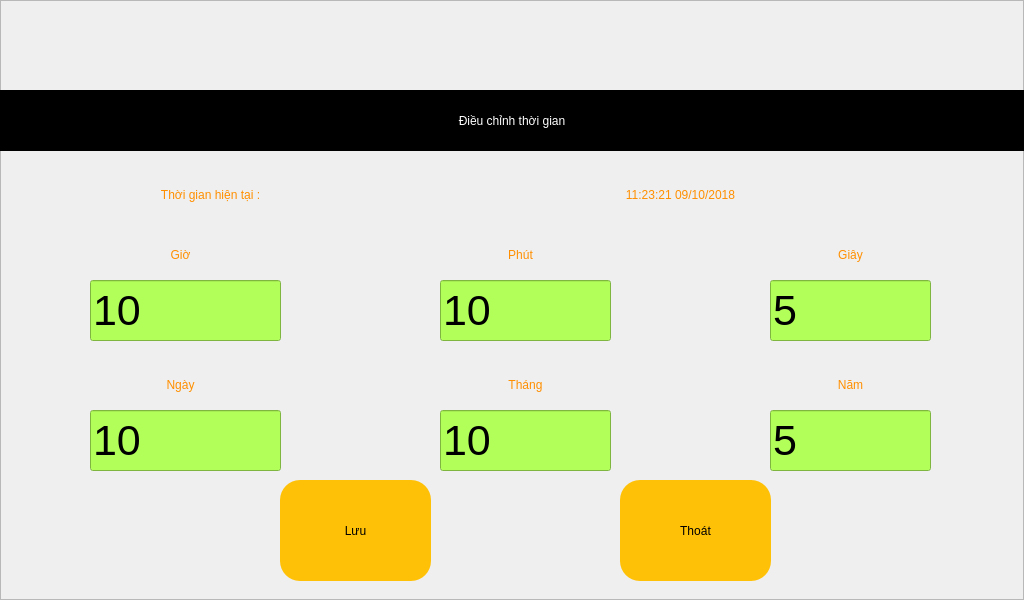
<?xml version="1.0" encoding="UTF-8"?>
<ui version="4.0">
 <class>setTime</class>
 <widget class="QWidget" name="setTime">
  <property name="geometry">
   <rect>
    <x>0</x>
    <y>0</y>
    <width>1024</width>
    <height>600</height>
   </rect>
  </property>
  <property name="windowTitle">
   <string>Form</string>
  </property>
  <property name="styleSheet">
   <string notr="true"/>
  </property>
  <widget class="QFrame" name="frame">
   <property name="geometry">
    <rect>
     <x>0</x>
     <y>0</y>
     <width>1024</width>
     <height>600</height>
    </rect>
   </property>
   <property name="styleSheet">
    <string notr="true">.QFrame{background-image: url(:/images/Background.jpg);}.QPushButton:pressed { background-color: #4164ff}.QPushButton{border-radius: 20px;background-color: #FFC107;font: 75 20pt bold &quot;Ubuntu&quot;;}.QLabel{color:#FF8F00;font: 75 32pt &quot;Ubuntu&quot;;}.QLineEdit{background-color:#B2FF59;font: 75 32pt &quot;Ubuntu&quot;;}
</string>
   </property>
   <property name="frameShape">
    <enum>QFrame::StyledPanel</enum>
   </property>
   <property name="frameShadow">
    <enum>QFrame::Raised</enum>
   </property>
   <widget class="QLabel" name="label">
    <property name="geometry">
     <rect>
      <x>0</x>
      <y>90</y>
      <width>1024</width>
      <height>61</height>
     </rect>
    </property>
    <property name="styleSheet">
     <string notr="true">font: 75 32pt &quot;Ubuntu&quot;;
background-color: rgb(0, 0, 0);
color: rgb(255, 255, 255);</string>
    </property>
    <property name="text">
     <string>Điều chỉnh thời gian</string>
    </property>
    <property name="alignment">
     <set>Qt::AlignCenter</set>
    </property>
    <property name="margin">
     <number>0</number>
    </property>
   </widget>
   <widget class="QLabel" name="label_2">
    <property name="geometry">
     <rect>
      <x>400</x>
      <y>230</y>
      <width>241</width>
      <height>50</height>
     </rect>
    </property>
    <property name="styleSheet">
     <string notr="true"/>
    </property>
    <property name="text">
     <string>Phút</string>
    </property>
    <property name="alignment">
     <set>Qt::AlignCenter</set>
    </property>
    <property name="margin">
     <number>0</number>
    </property>
   </widget>
   <widget class="QLabel" name="label_4">
    <property name="geometry">
     <rect>
      <x>580</x>
      <y>230</y>
      <width>541</width>
      <height>50</height>
     </rect>
    </property>
    <property name="styleSheet">
     <string notr="true"/>
    </property>
    <property name="text">
     <string>Giây</string>
    </property>
    <property name="alignment">
     <set>Qt::AlignCenter</set>
    </property>
    <property name="margin">
     <number>0</number>
    </property>
   </widget>
   <widget class="QPushButton" name="btSave">
    <property name="geometry">
     <rect>
      <x>280</x>
      <y>480</y>
      <width>151</width>
      <height>101</height>
     </rect>
    </property>
    <property name="text">
     <string>Lưu</string>
    </property>
   </widget>
   <widget class="QPushButton" name="btExit">
    <property name="geometry">
     <rect>
      <x>620</x>
      <y>480</y>
      <width>151</width>
      <height>101</height>
     </rect>
    </property>
    <property name="text">
     <string>Thoát</string>
    </property>
   </widget>
   <widget class="QLineEdit" name="tbPhut">
    <property name="geometry">
     <rect>
      <x>440</x>
      <y>280</y>
      <width>171</width>
      <height>61</height>
     </rect>
    </property>
    <property name="font">
     <font>
      <family>Ubuntu</family>
      <pointsize>32</pointsize>
      <weight>9</weight>
      <italic>false</italic>
      <bold>false</bold>
     </font>
    </property>
    <property name="text">
     <string>10</string>
    </property>
   </widget>
   <widget class="QLineEdit" name="tbSecond">
    <property name="geometry">
     <rect>
      <x>770</x>
      <y>280</y>
      <width>161</width>
      <height>61</height>
     </rect>
    </property>
    <property name="font">
     <font>
      <family>Ubuntu</family>
      <pointsize>32</pointsize>
      <weight>9</weight>
      <italic>false</italic>
      <bold>false</bold>
     </font>
    </property>
    <property name="text">
     <string>5</string>
    </property>
   </widget>
   <widget class="QLabel" name="label_6">
    <property name="geometry">
     <rect>
      <x>0</x>
      <y>230</y>
      <width>361</width>
      <height>50</height>
     </rect>
    </property>
    <property name="styleSheet">
     <string notr="true"/>
    </property>
    <property name="text">
     <string>Giờ</string>
    </property>
    <property name="alignment">
     <set>Qt::AlignCenter</set>
    </property>
    <property name="margin">
     <number>0</number>
    </property>
   </widget>
   <widget class="QLineEdit" name="tbGio">
    <property name="geometry">
     <rect>
      <x>90</x>
      <y>280</y>
      <width>191</width>
      <height>61</height>
     </rect>
    </property>
    <property name="font">
     <font>
      <family>Ubuntu</family>
      <pointsize>32</pointsize>
      <weight>9</weight>
      <italic>false</italic>
      <bold>false</bold>
     </font>
    </property>
    <property name="text">
     <string>10</string>
    </property>
   </widget>
   <widget class="QLabel" name="label_3">
    <property name="geometry">
     <rect>
      <x>350</x>
      <y>360</y>
      <width>351</width>
      <height>50</height>
     </rect>
    </property>
    <property name="styleSheet">
     <string notr="true"/>
    </property>
    <property name="text">
     <string>Tháng</string>
    </property>
    <property name="alignment">
     <set>Qt::AlignCenter</set>
    </property>
    <property name="margin">
     <number>0</number>
    </property>
   </widget>
   <widget class="QLabel" name="label_5">
    <property name="geometry">
     <rect>
      <x>580</x>
      <y>360</y>
      <width>541</width>
      <height>50</height>
     </rect>
    </property>
    <property name="styleSheet">
     <string notr="true"/>
    </property>
    <property name="text">
     <string>Năm</string>
    </property>
    <property name="alignment">
     <set>Qt::AlignCenter</set>
    </property>
    <property name="margin">
     <number>0</number>
    </property>
   </widget>
   <widget class="QLineEdit" name="tbMonth">
    <property name="geometry">
     <rect>
      <x>440</x>
      <y>410</y>
      <width>171</width>
      <height>61</height>
     </rect>
    </property>
    <property name="font">
     <font>
      <family>Ubuntu</family>
      <pointsize>32</pointsize>
      <weight>9</weight>
      <italic>false</italic>
      <bold>false</bold>
     </font>
    </property>
    <property name="text">
     <string>10</string>
    </property>
   </widget>
   <widget class="QLabel" name="label_7">
    <property name="geometry">
     <rect>
      <x>0</x>
      <y>360</y>
      <width>361</width>
      <height>50</height>
     </rect>
    </property>
    <property name="styleSheet">
     <string notr="true"/>
    </property>
    <property name="text">
     <string>Ngày</string>
    </property>
    <property name="alignment">
     <set>Qt::AlignCenter</set>
    </property>
    <property name="margin">
     <number>0</number>
    </property>
   </widget>
   <widget class="QLineEdit" name="tbDay">
    <property name="geometry">
     <rect>
      <x>90</x>
      <y>410</y>
      <width>191</width>
      <height>61</height>
     </rect>
    </property>
    <property name="font">
     <font>
      <family>Ubuntu</family>
      <pointsize>32</pointsize>
      <weight>9</weight>
      <italic>false</italic>
      <bold>false</bold>
     </font>
    </property>
    <property name="text">
     <string>10</string>
    </property>
   </widget>
   <widget class="QLineEdit" name="tbYear">
    <property name="geometry">
     <rect>
      <x>770</x>
      <y>410</y>
      <width>161</width>
      <height>61</height>
     </rect>
    </property>
    <property name="font">
     <font>
      <family>Ubuntu</family>
      <pointsize>32</pointsize>
      <weight>9</weight>
      <italic>false</italic>
      <bold>false</bold>
     </font>
    </property>
    <property name="text">
     <string>5</string>
    </property>
   </widget>
   <widget class="QLabel" name="label_8">
    <property name="geometry">
     <rect>
      <x>30</x>
      <y>170</y>
      <width>361</width>
      <height>50</height>
     </rect>
    </property>
    <property name="styleSheet">
     <string notr="true"/>
    </property>
    <property name="text">
     <string>Thời gian hiện tại :</string>
    </property>
    <property name="alignment">
     <set>Qt::AlignCenter</set>
    </property>
    <property name="margin">
     <number>0</number>
    </property>
   </widget>
   <widget class="QLabel" name="lbTimeNow">
    <property name="geometry">
     <rect>
      <x>410</x>
      <y>170</y>
      <width>541</width>
      <height>50</height>
     </rect>
    </property>
    <property name="styleSheet">
     <string notr="true"/>
    </property>
    <property name="text">
     <string>11:23:21 09/10/2018</string>
    </property>
    <property name="alignment">
     <set>Qt::AlignCenter</set>
    </property>
    <property name="margin">
     <number>0</number>
    </property>
   </widget>
  </widget>
 </widget>
 <resources>
  <include location="resources.qrc"/>
 </resources>
 <connections/>
</ui>
